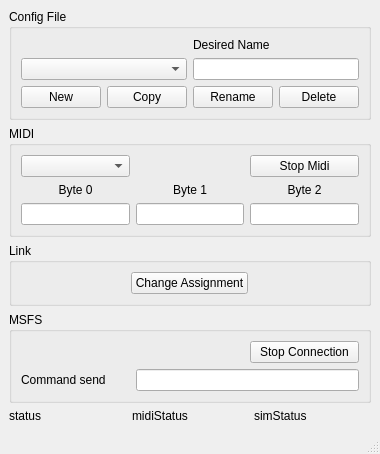
<?xml version="1.0" encoding="UTF-8"?>
<ui version="4.0">
 <class>MainWindow</class>
 <widget class="QMainWindow" name="MainWindow">
  <property name="geometry">
   <rect>
    <x>0</x>
    <y>0</y>
    <width>356</width>
    <height>417</height>
   </rect>
  </property>
  <property name="windowTitle">
   <string>Midi Sim Connect</string>
  </property>
  <widget class="QWidget" name="centralwidget">
   <layout class="QVBoxLayout" name="verticalLayout">
    <item>
     <widget class="QGroupBox" name="groupBox">
      <property name="title">
       <string>Config File</string>
      </property>
      <layout class="QGridLayout" name="gridLayout">
       <item row="0" column="2">
        <widget class="QLabel" name="label_4">
         <property name="text">
          <string>Desired Name</string>
         </property>
        </widget>
       </item>
       <item row="1" column="2" colspan="2">
        <widget class="QLineEdit" name="lineEdit_desired">
         <property name="toolTip">
          <string>Enter desired name</string>
         </property>
        </widget>
       </item>
       <item row="2" column="0">
        <widget class="QPushButton" name="pushButton_new">
         <property name="toolTip">
          <string>Enter desired name first</string>
         </property>
         <property name="text">
          <string>New</string>
         </property>
        </widget>
       </item>
       <item row="2" column="1">
        <widget class="QPushButton" name="pushButton_copy">
         <property name="toolTip">
          <string>Enter desired name first</string>
         </property>
         <property name="text">
          <string>Copy</string>
         </property>
        </widget>
       </item>
       <item row="2" column="2">
        <widget class="QPushButton" name="pushButton_rename">
         <property name="toolTip">
          <string>Enter desired name first</string>
         </property>
         <property name="text">
          <string>Rename</string>
         </property>
        </widget>
       </item>
       <item row="2" column="3">
        <widget class="QPushButton" name="pushButton_delete">
         <property name="toolTip">
          <string>Be careful</string>
         </property>
         <property name="text">
          <string>Delete</string>
         </property>
        </widget>
       </item>
       <item row="1" column="0" colspan="2">
        <widget class="QComboBox" name="comboBox_config">
         <property name="toolTip">
          <string>Click to select</string>
         </property>
        </widget>
       </item>
      </layout>
     </widget>
    </item>
    <item>
     <widget class="QGroupBox" name="groupBox_2">
      <property name="title">
       <string>MIDI</string>
      </property>
      <layout class="QGridLayout" name="gridLayout_3">
       <item row="0" column="2">
        <widget class="QPushButton" name="pushButton_stopMidi">
         <property name="toolTip">
          <string>Stop or reset MIDI connection</string>
         </property>
         <property name="text">
          <string>Stop Midi</string>
         </property>
        </widget>
       </item>
       <item row="1" column="0">
        <widget class="QLabel" name="label">
         <property name="text">
          <string>Byte 0</string>
         </property>
         <property name="alignment">
          <set>Qt::AlignCenter</set>
         </property>
        </widget>
       </item>
       <item row="1" column="1">
        <widget class="QLabel" name="label_2">
         <property name="text">
          <string>Byte 1</string>
         </property>
         <property name="alignment">
          <set>Qt::AlignCenter</set>
         </property>
        </widget>
       </item>
       <item row="1" column="2">
        <widget class="QLabel" name="label_3">
         <property name="text">
          <string>Byte 2</string>
         </property>
         <property name="alignment">
          <set>Qt::AlignCenter</set>
         </property>
        </widget>
       </item>
       <item row="2" column="0">
        <widget class="QLineEdit" name="lineEdit_0">
         <property name="readOnly">
          <bool>true</bool>
         </property>
        </widget>
       </item>
       <item row="2" column="1">
        <widget class="QLineEdit" name="lineEdit_1">
         <property name="readOnly">
          <bool>true</bool>
         </property>
        </widget>
       </item>
       <item row="2" column="2">
        <widget class="QLineEdit" name="lineEdit_2">
         <property name="readOnly">
          <bool>true</bool>
         </property>
        </widget>
       </item>
       <item row="0" column="0">
        <widget class="QComboBox" name="comboBox_midi">
         <property name="toolTip">
          <string>Click to Select</string>
         </property>
        </widget>
       </item>
      </layout>
     </widget>
    </item>
    <item>
     <widget class="QGroupBox" name="groupBox_4">
      <property name="title">
       <string>Link</string>
      </property>
      <layout class="QGridLayout" name="gridLayout_5">
       <item row="0" column="0">
        <widget class="QPushButton" name="pushButton_assign">
         <property name="sizePolicy">
          <sizepolicy hsizetype="Maximum" vsizetype="Fixed">
           <horstretch>0</horstretch>
           <verstretch>0</verstretch>
          </sizepolicy>
         </property>
         <property name="toolTip">
          <string>Holding down midi key will give different result</string>
         </property>
         <property name="text">
          <string>Change Assignment</string>
         </property>
        </widget>
       </item>
      </layout>
     </widget>
    </item>
    <item>
     <widget class="QGroupBox" name="groupBox_3">
      <property name="title">
       <string>MSFS</string>
      </property>
      <layout class="QGridLayout" name="gridLayout_2">
       <item row="0" column="2">
        <widget class="QPushButton" name="pushButton_stopSim">
         <property name="toolTip">
          <string>Stop or reset Sim connection</string>
         </property>
         <property name="text">
          <string>Stop Connection</string>
         </property>
        </widget>
       </item>
       <item row="1" column="0">
        <widget class="QLabel" name="label_5">
         <property name="text">
          <string>Command send</string>
         </property>
        </widget>
       </item>
       <item row="1" column="1" colspan="2">
        <widget class="QLineEdit" name="lineEdit_simCommand">
         <property name="toolTip">
          <string>Last send command linked to MIDI key</string>
         </property>
         <property name="readOnly">
          <bool>true</bool>
         </property>
        </widget>
       </item>
       <item row="0" column="1">
        <widget class="QLabel" name="label_btnType">
         <property name="text">
          <string/>
         </property>
        </widget>
       </item>
      </layout>
     </widget>
    </item>
    <item>
     <layout class="QGridLayout" name="gridLayout_4">
      <item row="0" column="0">
       <widget class="QLabel" name="label_status">
        <property name="text">
         <string>status</string>
        </property>
       </widget>
      </item>
      <item row="0" column="1">
       <widget class="QLabel" name="label_midiStatus">
        <property name="text">
         <string>midiStatus</string>
        </property>
       </widget>
      </item>
      <item row="0" column="2">
       <widget class="QLabel" name="label_simStatus">
        <property name="text">
         <string>simStatus</string>
        </property>
       </widget>
      </item>
     </layout>
    </item>
   </layout>
  </widget>
  <widget class="QStatusBar" name="statusbar"/>
 </widget>
 <resources/>
 <connections/>
</ui>
